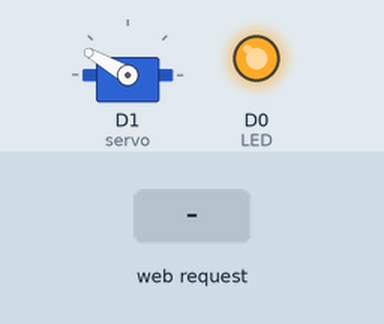
Bench run of a sketch on a simulated ESP8266 (NodeMCU). On the bench: servo, output pins drawn as LEDs (lit = HIGH). The inputs (shaded band) are chosen by the test bench. WiFi joins after 1.5 s; servers stay silent unless stated; what the sketch prints to the serial monitor is not drawn.

Above: at 2.8 s.
2.9 s: HTTP request GET /on received
At 4.9 s:
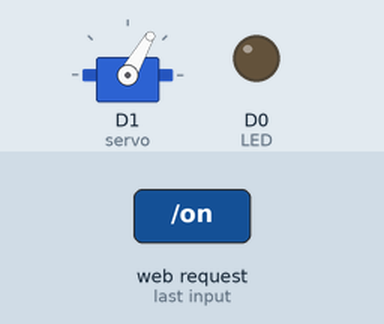
5.9 s: HTTP request GET /off received
At 6.05 s:
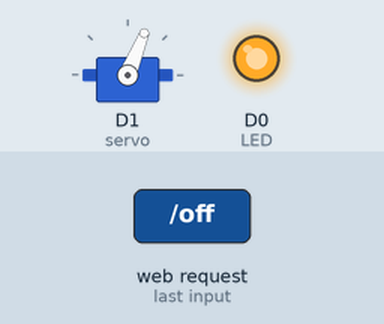
8.9 s: HTTP request GET /disco received
At 9.77 s:
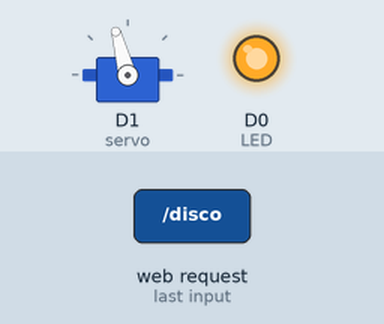
Timing chart, 0 to 11.9 s (numbered marks = the images above; inputs shaded):
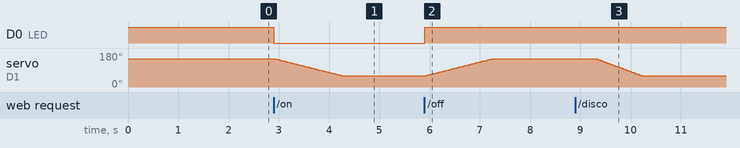

The sketch:

doorLightPrg.ino
```cpp
#include <ESP8266WiFi.h>
#include <Servo.h>

#define LED D0

unsigned char led_status=0;
const char* ssid = "NETGEAR";
const char* password = "password";

Servo servo;

const int ON = 60;
const int OFF = 150;

WiFiServer server(80);

void setup() {
  Serial.begin(115200);
  pinMode(LED, OUTPUT);
  digitalWrite(LED, HIGH);
  servo.attach(D1);
  servo.write(OFF);

  Serial.print("CONNECTING TO");
  Serial.println(ssid);

  WiFi.begin(ssid, password);

  while (WiFi.status() != WL_CONNECTED) {
    delay(400);
    Serial.print("-");
  }
  Serial.println("");
  Serial.println("WIFI CONNECTED! " + String(ssid));

  server.begin();
  Serial.println("MINI SERVER STARTS AT : ");
  Serial.println(WiFi.localIP());
}

void loop() {

  WiFiClient client = server.available();
  if (!client) {
    return;
  }

  Serial.println("CLIENT FOUND");
  while (!client.available())
  {
    delay (1);
  }

  String req = client.readStringUntil('\r');
  Serial.println(req);
  client.flush();

  if(req.indexOf("/off") != -1) {
    led_status=0;
    digitalWrite(LED, HIGH);
    for(int i = servo.read(); i <= OFF; i++){
      servo.write(i);
      delay(15);
    }
    //servo.write(OFF);
    Serial.println("OFF");
  }else if(req.indexOf("/on") != -1) {
    led_status=1;
    digitalWrite(LED,LOW);
    for(int i = servo.read(); i >= ON; i--){
      servo.write(i);
      delay(15);
    }
    //servo.write(ON);
    Serial.println("ON");
  }else if(req.indexOf("/disco") != -1){
    //while(true){
      for(int i = servo.read(); i <= OFF; i++){
        servo.write(i);
        delay(10);
      }
      delay(400);
      for(int i = servo.read(); i >= ON; i--){
        servo.write(i);
        delay(10);
      }
      delay(400);
      /*servo.write(ON);
      delay(400);
      servo.write(OFF);
      delay(400);*/
    //}
  }

  // Return the response
  client.println("HTTP/1.1 200 OK");
  client.println("Content-Type: text/html");
  client.println("Connection: close");
  client.println("");

  client.println("<!DOCTYPE HTML>");
  client.println("<html>");
  client.println("<head>");
  client.println("<title>Dorm Light Control</title>");
  client.println("<meta name=\"viewport\" content=\"width=device-width, initial-scale=1.0\">");
  client.println("</head>");

  client.println("<style> .slidecontainer { width: 100%; }");
  client.println(".slider {    -webkit-appearance: none;    width: 100%;   height: 25px;  background: #d3d3d3;  outline: none;  opacity: 0.7;  -webkit-transition: .2s; transition: opacity .2s; }");
  client.println(".slider:hover {  opacity: 1; }");
  client.println(".slider::-webkit-slider-thumb { -webkit-appearance: none; appearance: none; width: 25px; height: 25px; background: #4CAF50; cursor: pointer; }");
  client.println("  .slider::-moz-range-thumb { width: 25px; height: 25px; background: #4CAF50; cursor: pointer; }");
  client.println("</style>");


  client.println("<body style=\"height:100%;margin:0;background:#f6f6f6\">");
  if(led_status == 1){
    client.println("<div style=\"height:6%;text-align:center;padding:3px;background:#78d665;color:white;\">");
    client.println("<h1 style=\"color:white;\">Light/Fan Control</h1>");
  }else if(led_status == 0){
    client.println("<div style=\"height:6%;text-align:center;padding:3px;background:#ff5c5c;color:white;\">");
    client.println("<h1 style=\"color:white;\">Light/Fan Control</h1>");
  }
  client.println("</div>");

  client.println("<br/>");
  client.println("<br/>");
  if(led_status == 1){
    client.println("<div style=\"color:#78d665;margin-left:20px;text-align:left;font-size:20px;font-weight:bold;\">ON</div>");
  }else if(led_status == 0){
    client.println("<div style=\"color:#ff5c5c;margin-left:20px;text-align:left;font-size:20px;font-weight:bold;\">OFF</div>");
  }else{
    client.println("<div style=\"color:#6850f2;margin-left:20px;text-align:left;font-size:20px;font-weight:bold;\">DISCO</div>");
  }
  client.println("<div style=\"color:#212121;margin-left:20px;text-align:left;\">status</div>");
  client.println("<br/>");
  client.println("<br/>");
  client.println("<div style=\"margin-left:20px;text-align:left;\">");
  client.println("<a href=\"/on\"\" style=\"color:white;background:#78d665;padding:10px;border-radius:20px;text-decoration: none;\">ON </a>");
  client.println("</div>");
  client.println("<br/>");
  client.println("<br/>");
  client.println("<div style=\"margin-left:20px;text-align:left;\">");
  client.println("<a href=\"/off\"\" style=\"color:white;background:#ff5c5c;padding:10px;border-radius:20px;text-decoration: none;\">OFF </a>");
  client.println("</div>");
  client.println("<br/>");
  client.println("<br/>");
  client.println("<div style=\"margin-left:20px;text-align:left;\">");
  client.println("<a href=\"/disco\"\" style=\"color:white;background:#6850f2;padding:10px;border-radius:20px;text-decoration: none;\">DISCO </a>");
  client.println("</div>");

  client.println("<br/>");
  client.println("<br/>");
  client.println("<br/>");

  client.println("<div class=\"slidecontainer\">");
  client.println("<input type=\"range\" min=\"60\" max=\"140\" value=\"100\" class=\"slider\" id=\"myRange\">");
  client.println("</div>");
  client.println("<br/>");
  client.println("<br/>");
  client.println("<br/>");

  client.println("<div style=\"text-align:center;\">");
  client.println("<a style=\"color:white;background:#000;padding:10px;border-radius:10px;\">FAN </a>");
  client.println("<p>Value: <span id=\"demo\"></span></p>");
  client.println("</div>");

  client.println("<script>");
  client.println("var slider = document.getElementById(\"myRange\");");
  client.println("var output = document.getElementById(\"demo\");");
  client.println("output.innerHTML = slider.value;");
  client.println("slider.oninput = function() { output.innerHTML = this.value; }");
  client.println("</script>");

  /*client.println("<p>Button State:<b> ");
  client.println(buttonState);
  client.println("</b></p>");*/


  client.println("</body>");
  client.println("</html>");


  delay(1);
  Serial.println("RESPONSE SENT");
  Serial.println("");

}
```

Measured:
- after the input at 2.9 s, D0 (LED): HIGH → LOW at once; servo on D1 (servo): moves from 150° to 60° over 1.3 s, starting at once
- after the input at 5.9 s, D0 (LED): LOW → HIGH at once; servo on D1 (servo): moves from 60° to 150° over 1.3 s, starting at once
- after the input at 8.9 s, servo on D1 (servo): moves from 150° to 60° over 0.90 s, starting after 0.42 s
